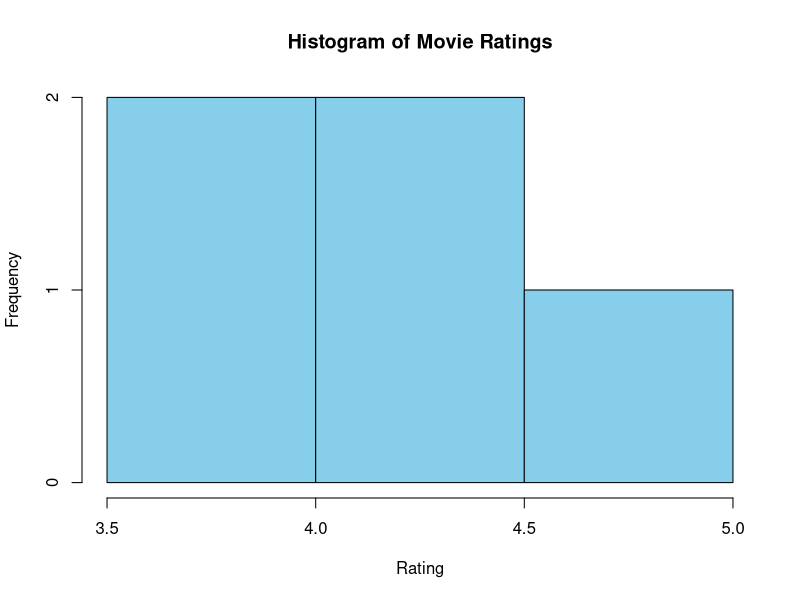
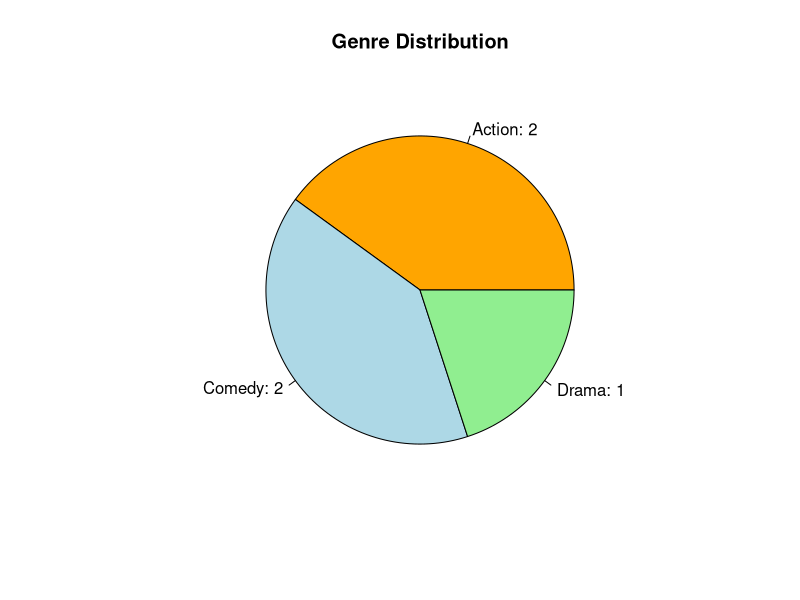
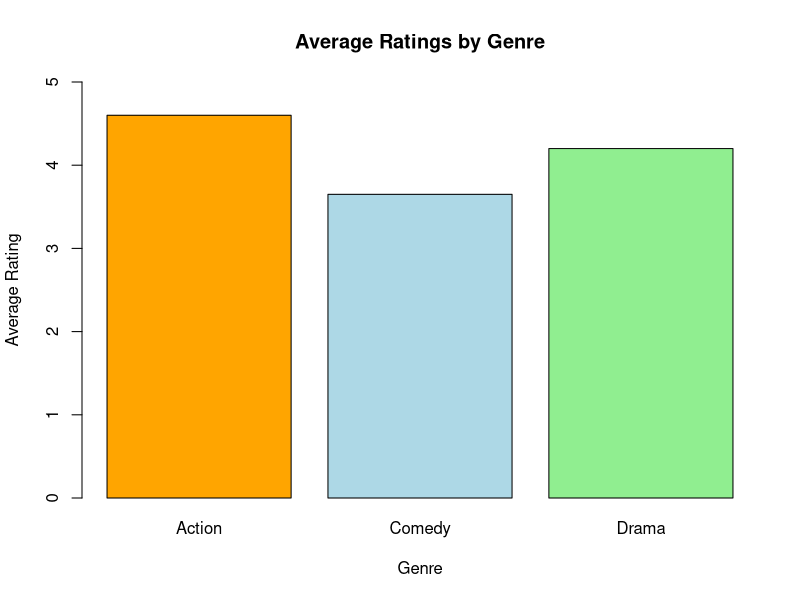
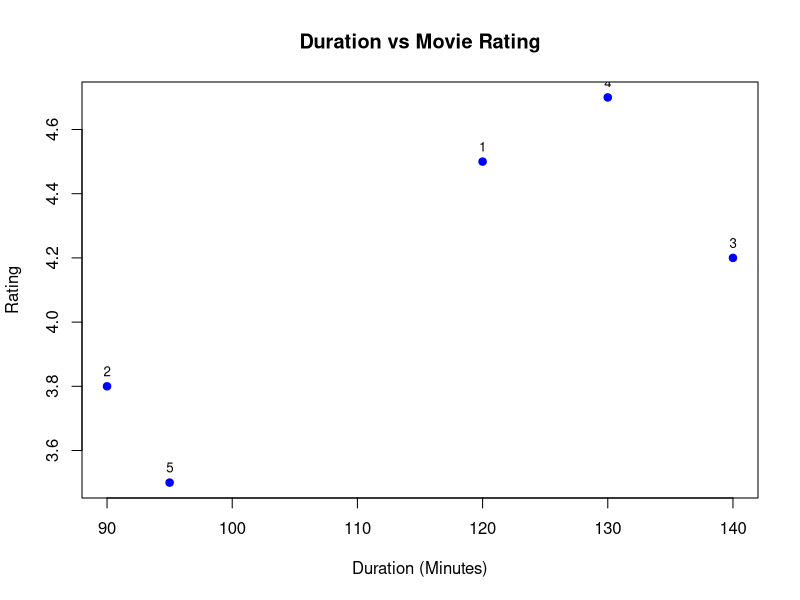

These charts were generated, in order, by the following R code:

movies <- data.frame(
  Movie_ID = c(1, 2, 3, 4, 5),
  Genre = c("Action", "Comedy", "Drama", "Action", "Comedy"),
  Rating = c(4.5, 3.8, 4.2, 4.7, 3.5),
  Duration = c(120, 90, 140, 130, 95)
)

print(movies)


hist(
  movies$Rating,
  main = "Histogram of Movie Ratings",
  xlab = "Rating",
  ylab = "Frequency",
  col = "skyblue",
  border = "black"
)

genre_count <- table(movies$Genre)

pie(
  genre_count,
  main = "Genre Distribution",
  col = c("orange", "lightblue", "lightgreen"),
  labels = paste(
    names(genre_count),
    genre_count,
    sep = ": "
  )
)


average_rating <- aggregate(
  Rating ~ Genre,
  data = movies,
  FUN = mean
)

print(average_rating)

barplot(
  average_rating$Rating,
  names.arg = average_rating$Genre,
  main = "Average Ratings by Genre",
  xlab = "Genre",
  ylab = "Average Rating",
  col = c("orange", "lightblue", "lightgreen"),
  ylim = c(0, 5)
)


plot(
  movies$Duration,
  movies$Rating,
  main = "Duration vs Movie Rating",
  xlab = "Duration (Minutes)",
  ylab = "Rating",
  pch = 19,
  col = "blue"
)

text(
  movies$Duration,
  movies$Rating,
  labels = movies$Movie_ID,
  pos = 3,
  cex = 0.8
)
